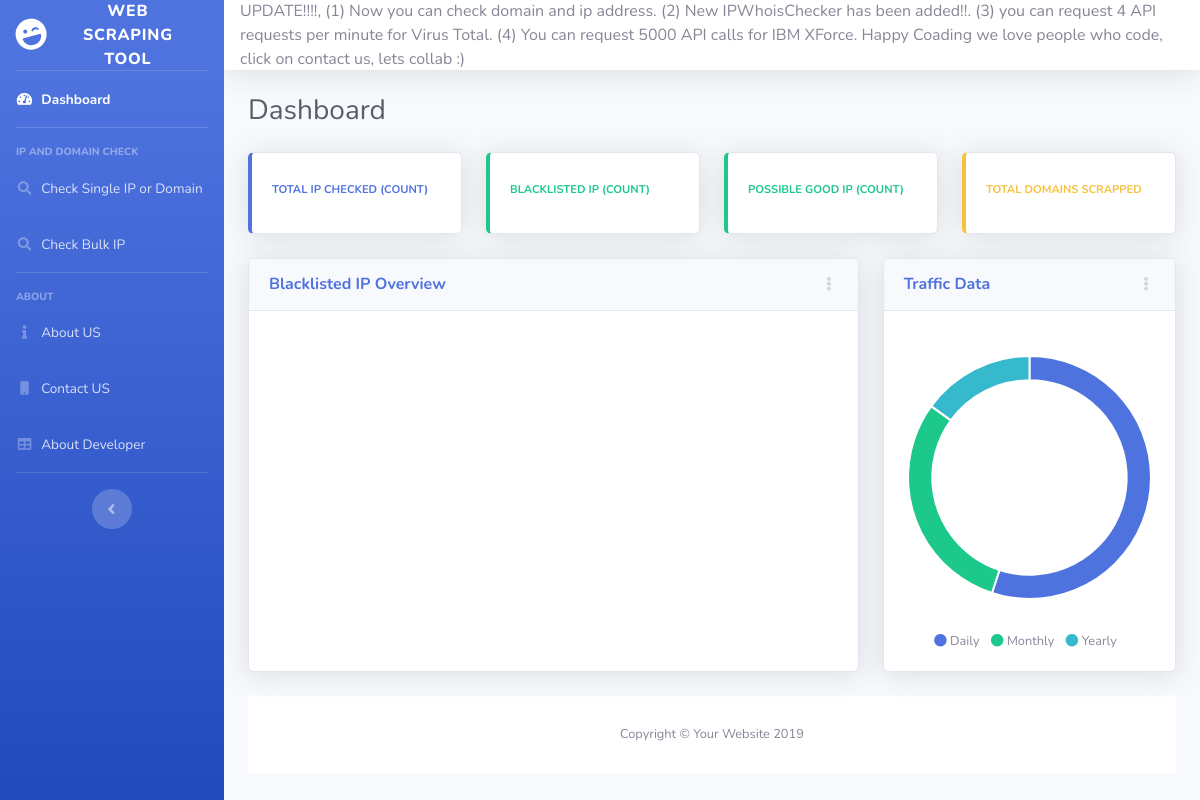
Before: / with the older database file.
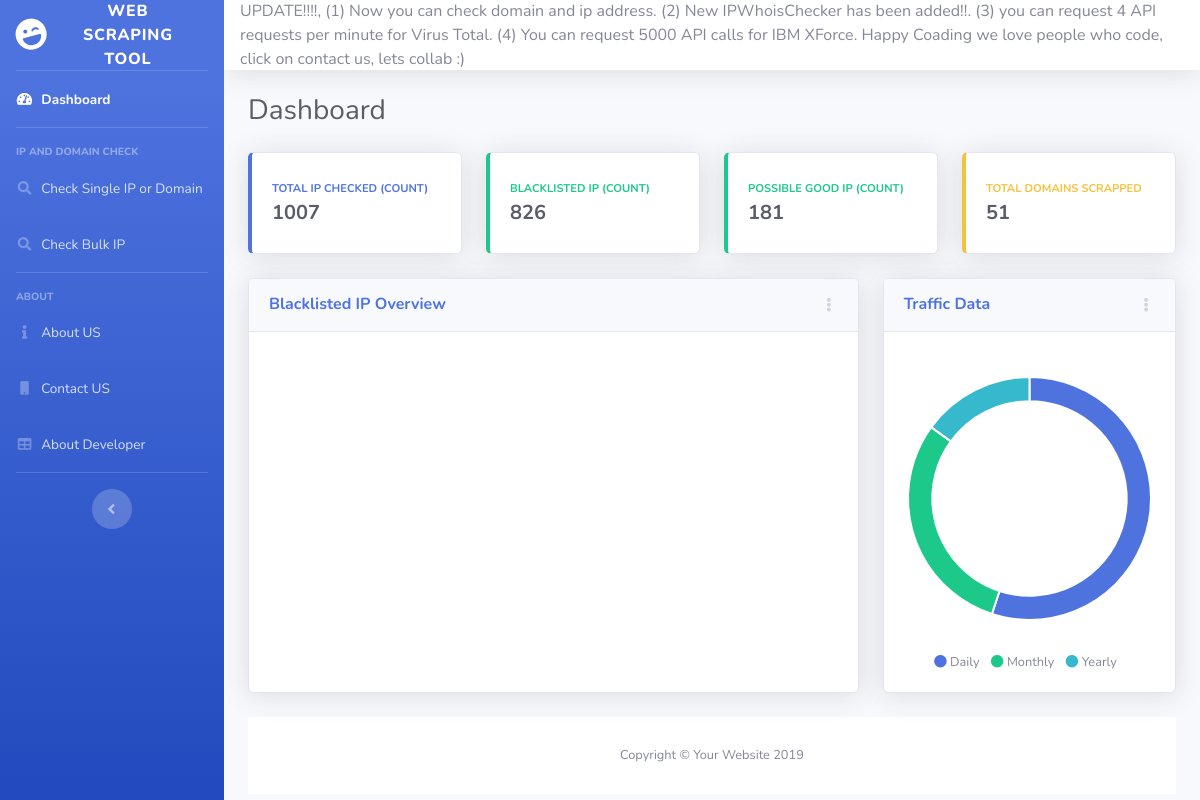
After: the same page with the newer database file.
### mysite/models.py (models this page shows, shortened)
class IPData(models.Model):
  ipcount = models.IntegerField()
  blacklistedip = models.IntegerField()
  goodip = models.IntegerField()
  domaincount = models.IntegerField()

### mysite/views.py (the view)
# urls.py: path('', LoadPage),
def LoadPage(request):
  b = IPData.objects.all()
  a = CountryData.objects.all()
  print(a)
  context = {
    'cdata': a,
    'ipdata': b
  }
  return render(request, 'Main.html', context)

### mysite/models.py (called while the page is built)
  def __str__(self):
       return "{}-{}".format(self.country, self.blklistcount)

### templates/Main.html (shortened to what this page needs)
<!DOCTYPE html>
<html lang="en">
{% load static %}
<head>
  <link href="{% static 'vendor/fontawesome-free/css/all.min.css' %}" rel="stylesheet" type="text/css">
  <link href="{% static 'css/sb-admin-2.min.css' %}" rel="stylesheet">
</head>
<body id="page-top">
  <div id="wrapper">
    <ul class="navbar-nav bg-gradient-primary sidebar sidebar-dark accordion" id="accordionSidebar">
      <a class="sidebar-brand d-flex align-items-center justify-content-center" href="/">
        <div class="sidebar-brand-icon rotate-n-15">
          <i class="fas fa-laugh-wink"></i>
        </div>
        <div class="sidebar-brand-text mx-3">Web Scraping Tool</div>
      </a>
      <hr class="sidebar-divider my-0">
      <li class="nav-item active">
        <a class="nav-link" href="/">
          <i class="fas fa-fw fa-tachometer-alt"></i>
          <span>Dashboard</span></a>
      </li>
      <hr class="sidebar-divider">
      <div class="sidebar-heading">
        IP and Domain Check
      </div>
      <li class="nav-item">
        <a class="nav-link" href="/loadcip">
          <i class="fas fa-fw fa-search"></i>
          <span>Check Single IP or Domain </span>
        </a>
      </li>
      <li class="nav-item">
        <a class="nav-link" href="/ipxl">
          <i class="fas fa-fw fa-search"></i>
          <span>Check Bulk IP</span>
        </a>
      </li>
      <hr class="sidebar-divider">
      <div class="sidebar-heading">
        About
      </div>
     <li class="nav-item">
        <a class="nav-link" href="/About">
          <i class="fas fa-fw fa-info"></i>
          <span>About US</span></a>
      </li>
      <li class="nav-item">
        <a class="nav-link" href="/Contact">
          <i class="fas fa-fw fa-mobile"></i>
          <span>Contact US</span></a>
      </li>
      <li class="nav-item">
        <a class="nav-link" href="/Contactdev">
          <i class="fas fa-fw fa-table"></i>
          <span>About Developer</span></a>
      </li>
      <hr class="sidebar-divider d-none d-md-block">
      <div class="text-center d-none d-md-inline">
        <button class="rounded-circle border-0" id="sidebarToggle"></button>
      </div>
    </ul>
    <div id="content-wrapper" class="d-flex flex-column">
      <div id="content">
{% block content %}
        <nav class="navbar navbar-expand navbar-light bg-white topbar mb-4 static-top shadow">
<marquee behavior="scroll" direction="left">UPDATE!!!!, (1) Now you can check domain and ip address.     (2) New IPWhoisChecker has been added!!. (3) you can request 4 API requests per minute for Virus Total. (4) You can request 5000 API calls for IBM XForce. Happy Coading we love people who code, click on contact us, lets collab :)</marquee>
        </nav>
        <div  class="container-fluid">
          <div  class="d-sm-flex align-items-center justify-content-between mb-4">
            <h1 class="h3 mb-0 text-gray-800">Dashboard</h1>
          </div>
          <div class="row">
            <div class="col-xl-3 col-md-6 mb-4">
              <div class="card border-left-primary shadow h-100 py-2">
                <div class="card-body">
                  <div class="row no-gutters align-items-center">
                    <div class="col mr-2">
                      <div class="text-xs font-weight-bold text-primary text-uppercase mb-1">Total IP checked (COUNT)</div>
                      <div class="h5 mb-0 font-weight-bold text-gray-800">{{ipdata.0.ipcount}}</div>
                    </div>
                  </div>
                </div>
              </div>
            </div>
            <div class="col-xl-3 col-md-6 mb-4">
              <div class="card border-left-success shadow h-100 py-2">
                <div class="card-body">
                  <div class="row no-gutters align-items-center">
                    <div class="col mr-2">
                      <div class="text-xs font-weight-bold text-success text-uppercase mb-1">Blacklisted IP (COUNT)</div>
                      <div class="h5 mb-0 font-weight-bold text-gray-800">{{ipdata.0.blacklistedip}}</div>
                    </div>
                  </div>
                </div>
              </div>
            </div>
            <div class="col-xl-3 col-md-6 mb-4">
              <div class="card border-left-success shadow h-100 py-2">
                <div class="card-body">
                  <div class="row no-gutters align-items-center">
                    <div class="col mr-2">
                      <div class="text-xs font-weight-bold text-success text-uppercase mb-1">Possible Good IP (COUNT)</div>
                      <div class="h5 mb-0 font-weight-bold text-gray-800">{{ipdata.0.goodip}}</div>
                    </div>
                  </div>
                </div>
              </div>
            </div>
            <div class="col-xl-3 col-md-6 mb-4">
              <div class="card border-left-warning shadow h-100 py-2">
                <div class="card-body">
                  <div class="row no-gutters align-items-center">
                    <div class="col mr-2">
                      <div class="text-xs font-weight-bold text-warning text-uppercase mb-1">Total Domains Scrapped</div>
                      <div class="h5 mb-0 font-weight-bold text-gray-800">{{ipdata.0.domaincount}}</div>
                    </div>
                  </div>
                </div>
              </div>
            </div>
          </div>
          <div class="row">
            <div class="col-xl-8 col-lg-7">
              <div class="card shadow mb-4">
                <div class="card-header py-3 d-flex flex-row align-items-center justify-content-between">
                  <h6 class="m-0 font-weight-bold text-primary">Blacklisted IP Overview</h6>
                  <div class="dropdown no-arrow">
                    <a class="dropdown-toggle" href="#" role="button" id="dropdownMenuLink" data-toggle="dropdown" aria-haspopup="true" aria-expanded="false">
                      <i class="fas fa-ellipsis-v fa-sm fa-fw text-gray-400"></i>
                    </a>
                  </div>
                </div>
                <div class="card-body">
                  <div class="chart-area">
                  </div>
                </div>
              </div>
            </div>
            <div class="col-xl-4 col-lg-5">
              <div class="card shadow mb-4">
                <div class="card-header py-3 d-flex flex-row align-items-center justify-content-between">
                  <h6 class="m-0 font-weight-bold text-primary">Traffic Data</h6>
                  <div class="dropdown no-arrow">
                    <a class="dropdown-toggle" href="#" role="button" id="dropdownMenuLink" data-toggle="dropdown" aria-haspopup="true" aria-expanded="false">
                      <i class="fas fa-ellipsis-v fa-sm fa-fw text-gray-400"></i>
                    </a>
                  </div>
                </div>
                <div class="card-body">
                  <div class="chart-pie pt-4 pb-2">
                    <canvas id="myPieChart"></canvas>
                  </div>
                  <div class="mt-4 text-center small">
                    <span class="mr-2">
                      <i class="fas fa-circle text-primary"></i> Daily
                    </span>
                    <span class="mr-2">
                      <i class="fas fa-circle text-success"></i> Monthly
                    </span>
                    <span class="mr-2">
                      <i class="fas fa-circle text-info"></i> Yearly
                    </span>
                  </div>
                </div>
              </div>
            </div>
          </div>
      <footer class="sticky-footer bg-white">
        <div class="container my-auto">
          <div class="copyright text-center my-auto">
            <span>Copyright &copy; Your Website 2019</span>
          </div>
        </div>
      </footer>
    </div>
  </div>
{% endblock %}
    <script type="text/javascript">
      google.charts.load('current', {
        'packages':['geochart'],
        // Note: you will need to get a mapsApiKey for your project.
        // See: https://developers.google.com/chart/interactive/docs/basic_load_libs#load-settings
        'mapsApiKey': 'AIzaSyAgoGRkyp819o6DAEH2a5uc7pg--29JTLM'
      });
      google.charts.setOnLoadCallback(drawRegionsMap);
      function drawRegionsMap() {
        var data = google.visualization.arrayToDataTable([
          ['Country', 'Popularity'],
          {% for items in cdata %}
          ['{{items.country}}',{{items.blklistcount}}],
          {% endfor%}
        ]);
        var options = {
          colors: ['#FF0000']
        };
        var chart = new google.visualization.GeoChart(document.getElementById('regions_div'));
        chart.draw(data, options);
      }
    </script>
</body>
</html>

Changed rows visible on the page:
added IPData: ipcount "1007", blacklistedip "826", goodip "181", domaincount "51"
